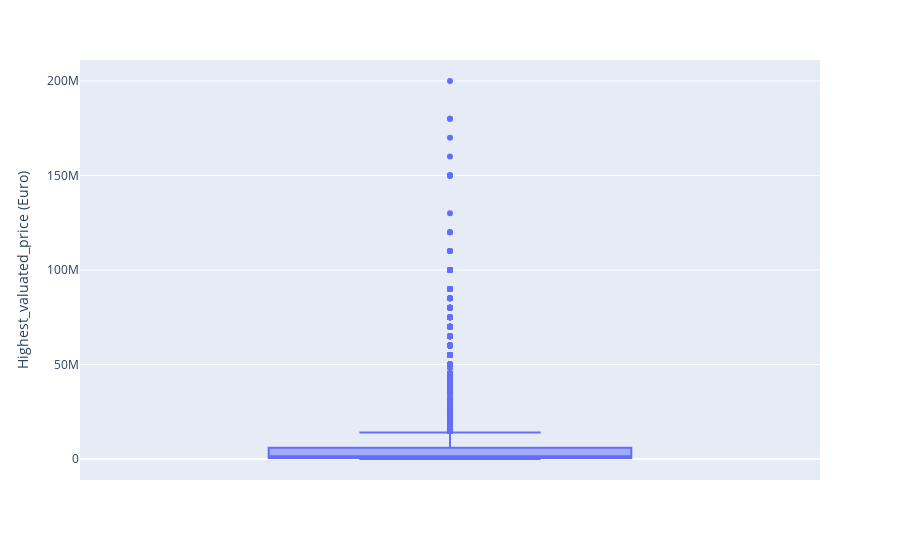

The notebook cell this image was saved under:
### Code cell
fig = px.box(df, y = 'Highest_valuated_price (Euro)')
fig.show()

### Figure 1 — Plotly figure (JSON) as saved in the notebook; plotly's stock layout.template omitted (floating-point values rounded to 4 significant figures; data arrays with more than 128 entries replaced by an {"elided": "..."} marker saying what was removed)
{"data": [{"alignmentgroup": "True", "hovertemplate": "Highest_valuated_price (Euro)=%{y}<extra></extra>", "legendgroup": "", "marker": {"color": "#636efa"}, "name": "", "notched": false, "offsetgroup": "", "orientation": "v", "showlegend": false, "type": "box", "x0": " ", "xaxis": "x", "y": {"elided": "9360 int values"}, "y0": " ", "yaxis": "y"}], "layout": {"boxmode": "group", "legend": {"tracegroupgap": 0}, "margin": {"t": 60}, "xaxis": {"anchor": "y", "domain": [0, 1]}, "yaxis": {"anchor": "x", "domain": [0, 1], "title": {"text": "Highest_valuated_price (Euro)"}}}}
